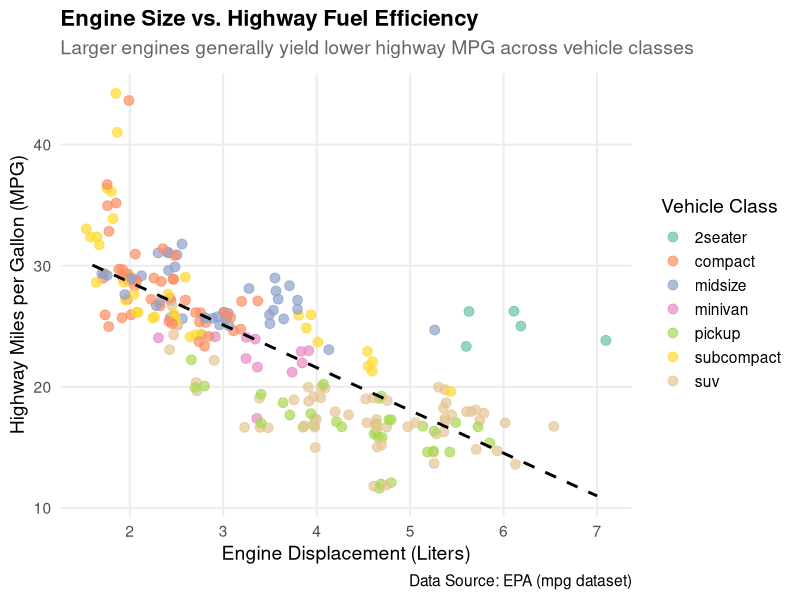

Generate this figure with R:
## ---- chunk 1
suppressPackageStartupMessages(library(tidyverse))
## ---- chunk 2
# Create the visualization
ggplot(data = mpg, aes(x = displ, y = hwy, color = class)) +
  # Add points with some jitter to prevent overlapping and adjust transparency
  geom_jitter(size = 3, alpha = 0.7, width = 0.1) +
  # Add a global trend line showing the negative correlation
  geom_smooth(aes(group = 1), method = "lm", color = "black", 
              linetype = "dashed", se = FALSE, alpha = 0.5) +
  # Use a clean, modern theme
  theme_minimal(base_size = 14) +
  # Customize colors using a nice palette
  scale_color_brewer(palette = "Set2") +
  # Add meaningful titles and labels
  labs(
    title = "Engine Size vs. Highway Fuel Efficiency",
    subtitle = "Larger engines generally yield lower highway MPG across vehicle classes",
    x = "Engine Displacement (Liters)",
    y = "Highway Miles per Gallon (MPG)",
    color = "Vehicle Class",
    caption = "Data Source: EPA (mpg dataset)"
  ) +
  # Fine-tune theme adjustments
  theme(
    plot.title = element_text(face = "bold", size = 16),
    plot.subtitle = element_text(color = "gray40", margin = margin(b = 10)),
    legend.position = "right",
    panel.grid.minor = element_blank()
  )
